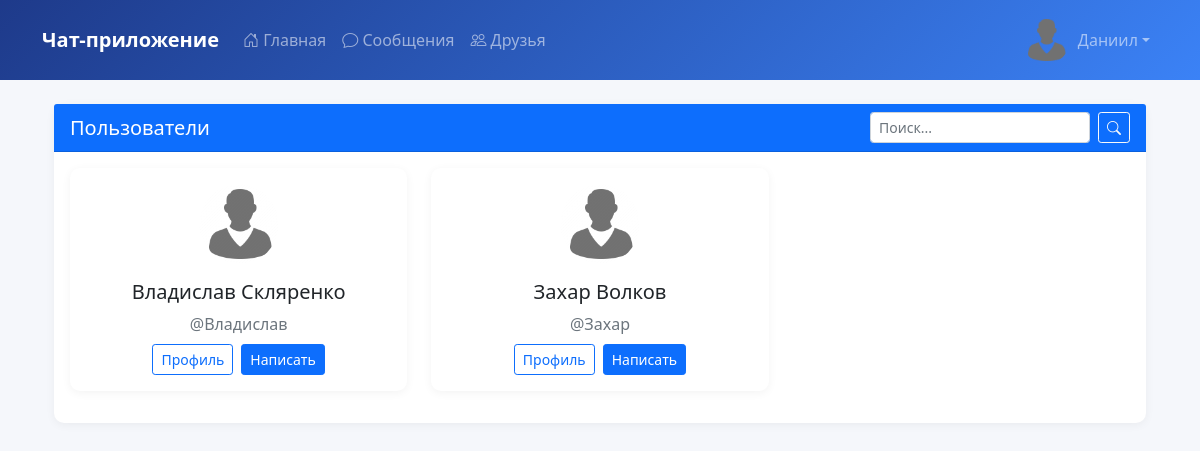
The app's page /users (signed in) with its own data.
### tables this page shows
CREATE TABLE users (
        id INTEGER PRIMARY KEY AUTOINCREMENT,
        username TEXT UNIQUE NOT NULL,
        password TEXT NOT NULL,
        first_name TEXT,
        last_name TEXT,
        about TEXT,
        avatar TEXT DEFAULT 'default_avatar.png',
        registered_at TIMESTAMP DEFAULT CURRENT_TIMESTAMP
    );

### app.py (the view)
@app.route('/users')
def users_list():
    if 'user_id' not in session:
        return redirect(url_for('login'))
    search_query = request.args.get('search', '')
    conn = get_db_connection()
    if search_query:
        users = conn.execute('''
            SELECT * FROM users
            WHERE username LIKE ? OR first_name LIKE ? OR last_name LIKE ?
            AND id != ?
            ORDER BY username
        ''', (f'%{search_query}%', f'%{search_query}%', f'%{search_query}%', session['user_id'])).fetchall()
    else:
        users = conn.execute('''
            SELECT * FROM users WHERE id != ? ORDER BY username
        ''', (session['user_id'],)).fetchall()
    conn.close()
    return render_template('users.html', users=users, search_query=search_query)

### app.py (called while the page is built)
def get_db_connection():
    conn = sqlite3.connect('database.db')
    conn.row_factory = sqlite3.Row
    return conn

### templates/users.html (shortened to what this page needs)
{% extends "base.html" %}
{% block content %}
<div class="container mt-4">
    <div class="card">
        <div class="card-header bg-primary text-white">
            <div class="d-flex justify-content-between align-items-center">
                <h5 class="mb-0">Пользователи</h5>
                <form class="d-flex" method="GET" action="{{ url_for('users_list') }}">
                    <input class="form-control form-control-sm me-2" type="search"
                           name="search" placeholder="Поиск..." value="{{ search_query }}">
                    <button class="btn btn-sm btn-outline-light" type="submit">
                        <i class="bi bi-search"></i>
                    </button>
                </form>
            </div>
        </div>
        <div class="card-body">
            <div class="row">
                {% for user in users %}
                <div class="col-md-6 col-lg-4 mb-3">
                    <div class="card h-100">
                        <div class="card-body text-center">
                            <img src="{{ url_for('static', filename='img/avatars/' + user.avatar) }}"
                                 class="avatar-md rounded-circle mb-3">
                            <h5>{{ user.first_name }} {{ user.last_name }}</h5>
                            <p class="text-muted mb-2">@{{ user.username }}</p>
                            <div class="d-flex justify-content-center">
                                <a href="{{ url_for('profile', username=user.username) }}"
                                   class="btn btn-sm btn-outline-primary me-2">
                                    Профиль
                                </a>
                                <a href="{{ url_for('conversation', user_id=user.id) }}"
                                   class="btn btn-sm btn-primary">
                                    Написать
                                </a>
                            </div>
                        </div>
                    </div>
                </div>
                {% else %}
                <div class="col-12 text-center py-5">
                    <i class="bi bi-people fs-1 text-muted mb-3"></i>
                    <h5>Пользователи не найдены</h5>
                    <p class="text-muted">Попробуйте изменить параметры поиска</p>
                </div>
                {% endfor %}
            </div>
        </div>
    </div>
</div>
{% endblock %}

### templates/base.html (shortened to what this page needs)
<!DOCTYPE html>
<html lang="ru">
<head>
    <link href="https://cdn.jsdelivr.net/npm/bootstrap@5.1.3/dist/css/bootstrap.min.css" rel="stylesheet">
    <link rel="stylesheet" href="https://cdn.jsdelivr.net/npm/bootstrap-icons@1.8.1/font/bootstrap-icons.css">
    <link rel="stylesheet" href="{{ url_for('static', filename='css/style.css') }}">
</head>
<body>
    <nav class="navbar navbar-expand-lg navbar-dark" style="background: linear-gradient(135deg, #1e3a8a, #3b82f6);">
        <div class="container">
            <a class="navbar-brand fw-bold" href="{{ url_for('index') }}">Чат-приложение</a>
            <div class="collapse navbar-collapse" id="navbarNav">
                <ul class="navbar-nav me-auto">
                    {% if 'user_id' in session %}
                    <li class="nav-item">
                        <a class="nav-link" href="{{ url_for('index') }}"><i class="bi bi-house-door"></i> Главная</a>
                    </li>
                    <li class="nav-item">
                        <a class="nav-link" href="{{ url_for('messages') }}"><i class="bi bi-chat"></i> Сообщения</a>
                    </li>
                    <li class="nav-item">
                        <a class="nav-link" href="{{ url_for('friends_list') }}"><i class="bi bi-people"></i> Друзья</a>
                    </li>
                    {% endif %}
                </ul>
                <ul class="navbar-nav">
                    {% if 'user_id' in session %}
                    <li class="nav-item dropdown">
                        <a class="nav-link dropdown-toggle d-flex align-items-center" href="#" id="navbarDropdown" role="button" data-bs-toggle="dropdown">
                            <img src="{{ url_for('static', filename='img/avatars/' + (user.avatar if user else 'default_avatar.png')) }}" class="rounded-circle avatar-sm me-2">
                            <span>{{ session['username'] }}</span>
                        </a>
                    </li>
                    {% endif %}
                </ul>
            </div>
        </div>
    </nav>
    <div class="container my-4">
        {% block content %}{% endblock %}
    </div>
</body>
</html>

### static/css/style.css (style rules this page uses)
:root { --primary: #4361ee; --primary-dark: #3a0ca3; --secondary: #3f37c9; --light: #f8f9fa; --dark: #212529; }
body { background-color: #f5f7fb; font-family: 'Segoe UI', Tahoma, Geneva, Verdana, sans-serif; }
.avatar-sm { width: 48px; height: 48px; }
.avatar-md { width: 80px; height: 80px; }
.card { border: none; border-radius: 10px; box-shadow: 0 2px 10px rgba(0,0,0,0.05); transition: all 0.3s ease; }

### records on screen
users: avatar (placeholder picture), first_name "Владислав", last_name "Скляренко", username "Владислав"
users: avatar (placeholder picture), first_name "Захар", last_name "Волков", username "Захар"

### other values on screen
{{ session['username'] }} "Даниил"
